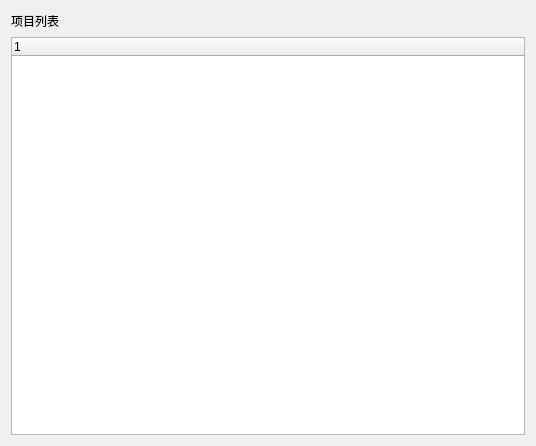
<?xml version="1.0" encoding="UTF-8"?>
<ui version="4.0">
 <class>ProTree</class>
 <widget class="QDialog" name="ProTree">
  <property name="geometry">
   <rect>
    <x>0</x>
    <y>0</y>
    <width>536</width>
    <height>446</height>
   </rect>
  </property>
  <property name="windowTitle">
   <string>Dialog</string>
  </property>
  <layout class="QVBoxLayout" name="verticalLayout_2">
   <item>
    <layout class="QVBoxLayout" name="verticalLayout" stretch="1,20">
     <item>
      <widget class="QLabel" name="label_pro">
       <property name="text">
        <string>项目列表</string>
       </property>
      </widget>
     </item>
     <item>
      <widget class="ProTreeWidget" name="treeWidget">
       <column>
        <property name="text">
         <string notr="true">1</string>
        </property>
       </column>
      </widget>
     </item>
    </layout>
   </item>
  </layout>
 </widget>
 <customwidgets>
  <customwidget>
   <class>ProTreeWidget</class>
   <extends>QTreeWidget</extends>
   <header>protreewidget.h</header>
  </customwidget>
 </customwidgets>
 <resources/>
 <connections/>
</ui>
